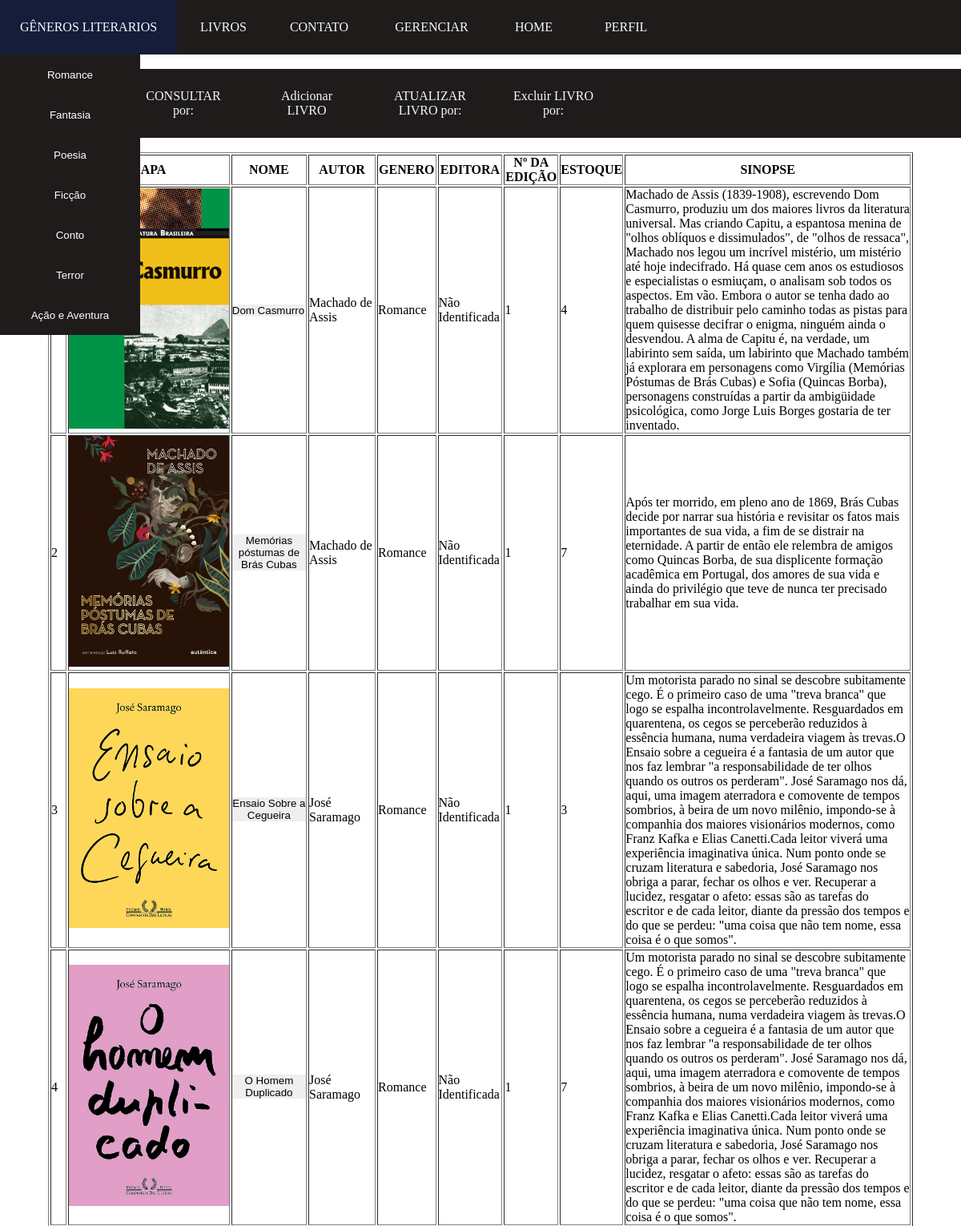
Page /funcionario/gerenciar_livro/livro_lista.php (upper part) on the committed database.
### tables this page shows
CREATE TABLE `livro` (
  `id_livro` int NOT NULL,
  `nome_livro` varchar(150) NOT NULL,
  `genero_livro` varchar(50) NOT NULL,
  `editora_livro` varchar(50) NOT NULL,
  `num_edicao_livro` int NOT NULL,
  `estoque_livro` int NOT NULL,
  `url_imagem_livro` varchar(5000) DEFAULT NULL,
  `sinopse_livro` varchar(1000) DEFAULT NULL,
  `id_autor` int NOT NULL
);

CREATE TABLE `autor` (
  `id_autor` int NOT NULL,
  `nome_autor` varchar(50) NOT NULL,
  `pais_autor` varchar(50) NOT NULL,
  `nascimento_autor` int NOT NULL,
  `falecimento_autor` int DEFAULT NULL
);

### funcionario/gerenciar_livro/livro_lista.php (the view, shortened to what this page needs)
<?php
    include('../../php/conexao.php');
?>
<!DOCTYPE html>
<html lang="pt-br">
<head>
    <link rel="stylesheet" href="../../design/index.css">
    <link rel="stylesheet" href="../../design/menu.css">
    <link rel="stylesheet" href="https://cdnjs.cloudflare.com/ajax/libs/font-awesome/6.4.0/css/all.min.css" />
    <link rel="stylesheet" href="https://cdnjs.cloudflare.com/ajax/libs/font-awesome/5.15.3/css/all.min.css">
</head>
<body>
    <div style="background-color: #1f1919;">
        <nav>
            <ul>
                <li class="dropdown">
                    <a href="../generos_literario.html">GÊNEROS LITERARIOS</a>
                </li>
                <li>
                    <a href="../livros.php">LIVROS</a>
                </li>
                <li>
                    <a href="../contato.html">CONTATO</a>
                </li>
                <li class="dropdown">
                <a href="../gerenciar.html" style="width: 150px; text-align: center;">GERENCIAR</a>
                </li>
                <li>
                    <a href="../index.php">HOME</a>
                </li>
                <li class="dropdown">
                    <a href="../perfil.php" style="width: 125px; text-align: center;">PERFIL</a>
                </li>
            </ul>
        </nav>
    </div>
    <br>
    <nav>
        <ul>
            <li>
                <a href="livro_lista.php" style="width: 150px; text-align: center;">LISTA LIVROS</a>
            </li>
            <li class="dropdown">
                <a href="consultar_por.html" style="width: 150px; text-align: center;">CONSULTAR por:</a>
            </li>
            <li>
                <a href="adicionar_livro.php" style="width: 150px; text-align: center;">Adicionar LIVRO</a>
            </li>
            <li class="dropdown">
            <a href="atualizar_livro_por.html" style="width: 150px; text-align: center;">ATUALIZAR LIVRO por:</a>
            </li>
            <li class="dropdown">
            <a href="excluir_livro_por.html" style="width: 150px; text-align: center;">Excluir LIVRO por:</a>
            </li>
        </ul>
    </nav>
    <br>
    <table border="1" style="width:90%; margin: auto;">
        <tr>
            <th>ID</th>
            <th>CAPA</th>
            <th>NOME</th>
            <th>AUTOR</th>
            <th>GENERO</th>
            <th>EDITORA</th>
            <th>Nº DA EDIÇÃO</th>
            <th>ESTOQUE</th>
            <th>SINOPSE</th>
        </tr>
        <?php
        $sql = mysqli_query($mysqli, "SELECT  *   FROM  livro");
        while ($result = mysqli_fetch_array($sql))
            {
                $id_livro = $result['id_livro'];
                $nome_livro = $result['nome_livro'];
                $id_autor = $result['id_autor'];
                $genero_livro = $result['genero_livro'];
                $editora_livro = $result['editora_livro'];
                $num_edicao_livro = $result['num_edicao_livro'];
                $estoque_livro = $result['estoque_livro'];
                $sinopse_livro = $result['sinopse_livro'];
                $url_imagem_livro = $result['url_imagem_livro'];
                echo "<tr>";
                echo "<td>".$id_livro."</td>";
                echo "<td><form method='post' action='livro_aberto.php'>
                <input name='id_livro' value='".$id_livro."' style='display: none;'>
                    <button type='submit' name='Submit' style='border: none; background-color: white;'>
                        <img src='../../imagens/livro_capa/".$url_imagem_livro."'>
                    </button>
                </form></td>";
                echo "<td><form method='post' action='livro_aberto.php'>
                <input name='id_livro' value='".$id_livro."' style='display: none;'>
                    <button type='submit' name='Submit' style='border: none; background-color:  ;'>
                        ".$nome_livro."
                    </button>
                </form></td>";
                    $sql2 = "SELECT * FROM autor id_autor WHERE id_autor = '$id_autor'";
                    $resultad2 = $mysqli->query($sql2);
                    while ($row = mysqli_fetch_array($resultad2))
                    {
                        echo "<td>".$row['nome_autor']."</td>";
                    }
                echo "<td>".$genero_livro."</td>";
                echo "<td>".$editora_livro."</td>";
                echo "<td>".$num_edicao_livro."</td>";
                echo "<td>".$estoque_livro."</td>";
                echo "<td>".$sinopse_livro."</td>";
                echo "</tr>";
            };
        ?>
    </table>
</body>
</html>

### design/index.css (style rules this page uses)
* { margin: 0; padding: 0; box-sizing: border-box; }
body { background-color: white; }
nav { background-color:rgb(31, 27, 27); }
nav li { display: inline-block; background-color:(31, 27, 27); }
nav li a { display: inline-block; text-decoration: none; color:aliceblue; padding: 25px; background-color:rgb(31, 27, 27); }

### design/menu.css (style rules this page uses)
body { background-color: white; }

### funcionario/gerenciar_livro/livro_lista.php (style rules this page uses)
img { width: 200px; }

### rows in the picture
livro: id_livro "1", url_imagem_livro (picture), nome_livro "Dom Casmurro", genero_livro "Romance", editora_livro "Não Identificada", num_edicao_livro "1", estoque_livro "4", sinopse_livro "Machado de Assis (1839-1908), escrevendo Dom Casmurro, produziu um dos maiores livros da literatura universal. Mas criando Capitu, a espantosa menina de \"olhos oblíquos e dissimulados\", de \"olhos de ressaca\", Machado nos legou um incrível mistério, um mistério até hoje indecifrado. Há quase cem anos os estudiosos e especialistas o esmiuçam, o analisam sob todos os aspectos. Em vão. Embora o autor se tenha dado ao trabalho de distribuir pelo caminho todas as pistas para quem quisesse decifrar o enigma, ninguém ainda o desvendou. A alma de Capitu é, na verdade, um labirinto sem saída, um labirinto que Machado também já explorara em personagens como Virgília (Memórias Póstumas de Brás Cubas) e…"
autor: nome_autor "Machado de Assis"
livro: id_livro "2", url_imagem_livro (picture), nome_livro "Memórias póstumas de Brás Cubas", genero_livro "Romance", editora_livro "Não Identificada", num_edicao_livro "1", estoque_livro "7", sinopse_livro "Após ter morrido, em pleno ano de 1869, Brás Cubas decide por narrar sua história e revisitar os fatos mais importantes de sua vida, a fim de se distrair na eternidade. A partir de então ele relembra de amigos como Quincas Borba, de sua displicente formação acadêmica em Portugal, dos amores de sua vida e ainda do privilégio que teve de nunca ter precisado trabalhar em sua vida."
livro: id_livro "3", url_imagem_livro (picture), nome_livro "Ensaio Sobre a Cegueira", genero_livro "Romance", editora_livro "Não Identificada", num_edicao_livro "1", estoque_livro "3", sinopse_livro "Um motorista parado no sinal se descobre subitamente cego. É o primeiro caso de uma \"treva branca\" que logo se espalha incontrolavelmente. Resguardados em quarentena, os cegos se perceberão reduzidos à essência humana, numa verdadeira viagem às trevas.O Ensaio sobre a cegueira é a fantasia de um autor que nos faz lembrar \"a responsabilidade de ter olhos quando os outros os perderam\". José Saramago nos dá, aqui, uma imagem aterradora e comovente de tempos sombrios, à beira de um novo milênio, impondo-se à companhia dos maiores visionários modernos, como Franz Kafka e Elias Canetti.Cada leitor viverá uma experiência imaginativa única. Num ponto onde se cruzam literatura e sabedoria, José…"
autor: nome_autor "José Saramago"
livro: id_livro "4", url_imagem_livro (picture), nome_livro "O Homem Duplicado", genero_livro "Romance", editora_livro "Não Identificada", num_edicao_livro "1", estoque_livro "7", sinopse_livro "Um motorista parado no sinal se descobre subitamente cego. É o primeiro caso de uma \"treva branca\" que logo se espalha incontrolavelmente. Resguardados em quarentena, os cegos se perceberão reduzidos à essência humana, numa verdadeira viagem às trevas.O Ensaio sobre a cegueira é a fantasia de um autor que nos faz lembrar \"a responsabilidade de ter olhos quando os outros os perderam\". José Saramago nos dá, aqui, uma imagem aterradora e comovente de tempos sombrios, à beira de um novo milênio, impondo-se à companhia dos maiores visionários modernos, como Franz Kafka e Elias Canetti.Cada leitor viverá uma experiência imaginativa única. Num ponto onde se cruzam literatura e sabedoria, José…"
